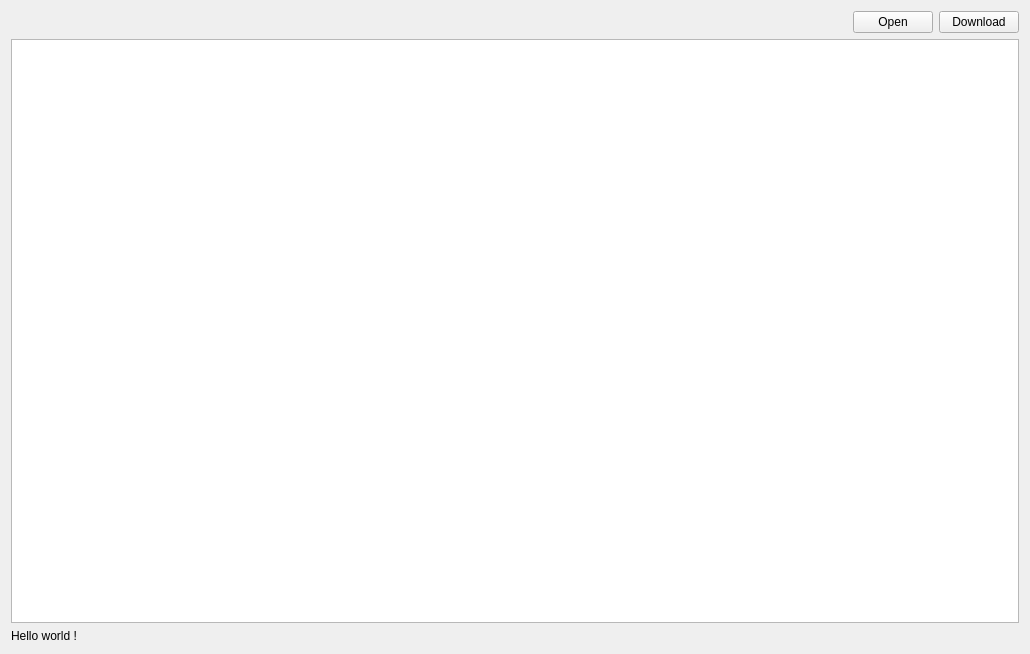
<?xml version="1.0" encoding="UTF-8"?>
<ui version="4.0">
 <class>CadastreBrowser</class>
 <widget class="QWidget" name="CadastreBrowser">
  <property name="geometry">
   <rect>
    <x>0</x>
    <y>0</y>
    <width>1030</width>
    <height>654</height>
   </rect>
  </property>
  <property name="windowTitle">
   <string>Qadastre browser</string>
  </property>
  <layout class="QGridLayout" name="gridLayout">
   <item row="0" column="0">
    <layout class="QHBoxLayout" name="horizontalLayout">
     <item>
      <spacer name="horizontalSpacer">
       <property name="orientation">
        <enum>Qt::Horizontal</enum>
       </property>
       <property name="sizeHint" stdset="0">
        <size>
         <width>138</width>
         <height>20</height>
        </size>
       </property>
      </spacer>
     </item>
     <item>
      <widget class="QPushButton" name="openButton">
       <property name="text">
        <string>Open</string>
       </property>
      </widget>
     </item>
     <item>
      <widget class="QPushButton" name="downloadButton">
       <property name="text">
        <string>Download</string>
       </property>
      </widget>
     </item>
    </layout>
   </item>
   <item row="1" column="0">
    <widget class="PDFGraphicView" name="graphicsView"/>
   </item>
   <item row="2" column="0">
    <widget class="QLabel" name="status">
     <property name="text">
      <string>Hello world !</string>
     </property>
    </widget>
   </item>
  </layout>
 </widget>
 <customwidgets>
  <customwidget>
   <class>PDFGraphicView</class>
   <extends>QGraphicsView</extends>
   <header>pdfgraphicview.h</header>
  </customwidget>
 </customwidgets>
 <resources/>
 <connections/>
</ui>
